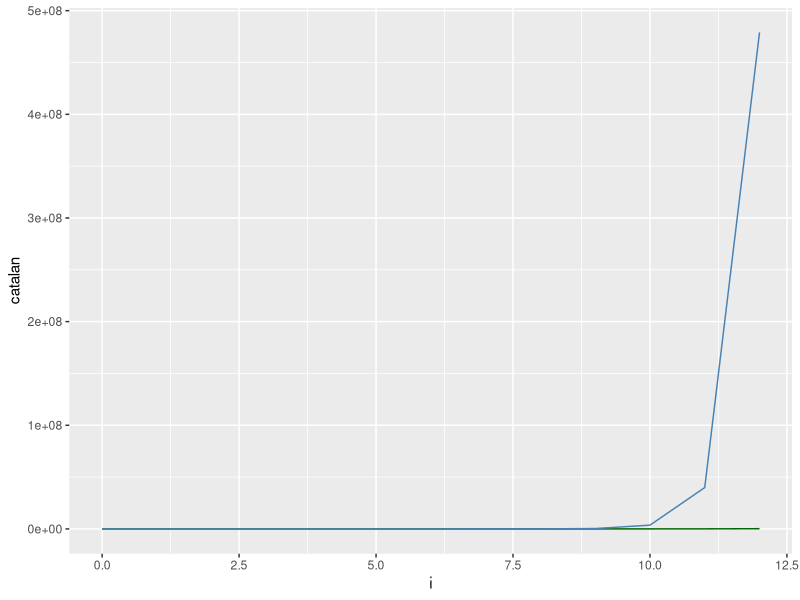
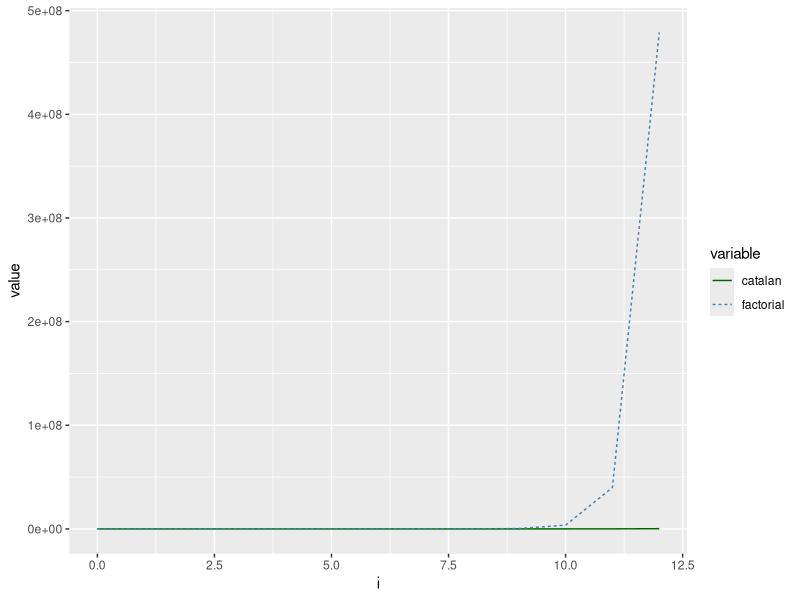
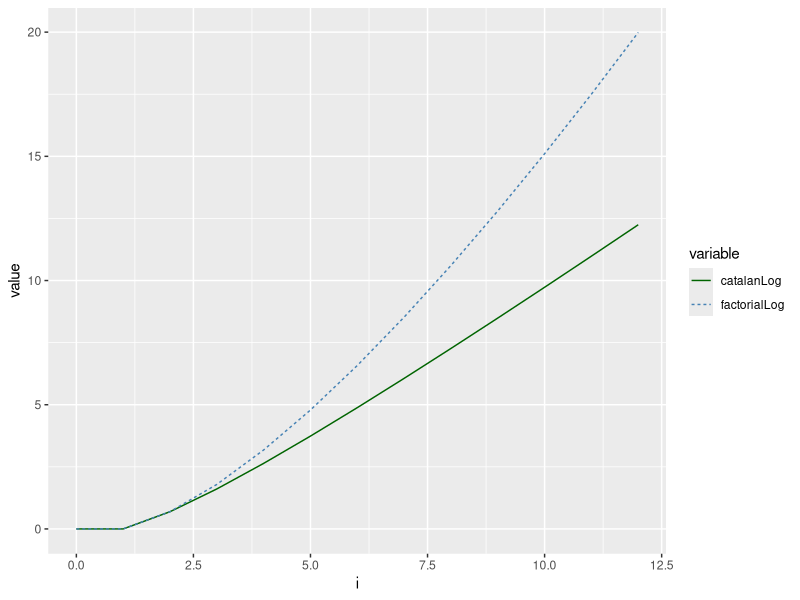

These charts were generated, in order, by the following R code:
#####################
## Catalan number ###
#####################

library(ggplot2)
library(tidyverse)

# Function for factorial
factorial <- function(n) {
  if (n == 0) {
    return(1)
  } else {
    return(n * factorial(n - 1))
  }
}

# Function for n-th Catalan number
catalan <- function(n) {
  if (n == 0) {
    return(1)
  } else {
    return(factorial(2 * n) / (factorial(n + 1) * factorial(n)))
  }
}



for (i in 0:10) {
  cat(sprintf("fun(%d) = %d\n", i, factorial(i)))
}


# Draw graph
df <- as.data.frame(NULL)
for (i in 0:12) {
  df_i <- print(i)
  cat_i <- catalan(i)
  fac_i <- factorial(i)
  df <- rbind(df, c(df_i, cat_i, fac_i))
}

colnames(df) <- c("i", "catalan", "factorial")

df$i <- as.integer(df$i)
df$catalan <- as.integer(df$catalan)
df$factorial <- as.integer(df$factorial)
df$factorialLog <- log(df$factorial)
df$catalanLog <- log(df$catalan)


ggplot(df, aes(x=i)) + 
  geom_line(aes(y = catalan), color = "darkgreen") + 
  geom_line(aes(y = factorial), color="steelblue") 


# or
df %>%
  select(i, catalan, factorial) %>%
  gather(key = "variable", value = "value", -i) %>%
  ggplot(aes(x = i, y = value)) + 
    geom_line(aes(color = variable, linetype = variable)) + 
    scale_color_manual(values = c("darkgreen", "steelblue"))



# or with log
df %>%
  select(i, catalanLog, factorialLog) %>%
  gather(key = "variable", value = "value", -i) %>%
  ggplot(aes(x = i, y = value)) + 
  geom_line(aes(color = variable, linetype = variable)) + 
  scale_color_manual(values = c("darkgreen", "steelblue"))




